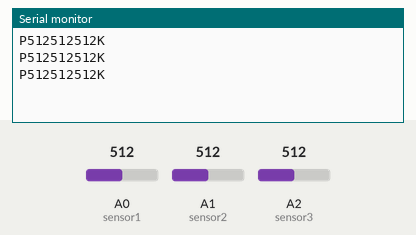
A sketch run on a simulated Arduino Uno, built with avr-gcc and run on an emulated ATmega328P. Shown: the last lines printed to the serial monitor. The test bench sets the inputs (shaded band); at power-on: A0 (sensor1) = 512, A1 (sensor2) = 512, A2 (sensor3) = 512.

Above: at 1.3 s.
1.4 s: A0 (sensor1) set to 716
At 1.9 s:
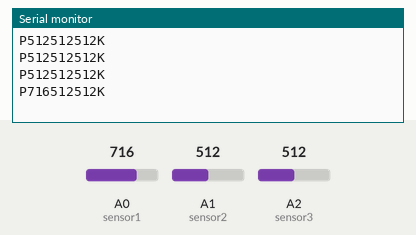
2.9 s: A1 (sensor2) set to 716
At 3.4 s:
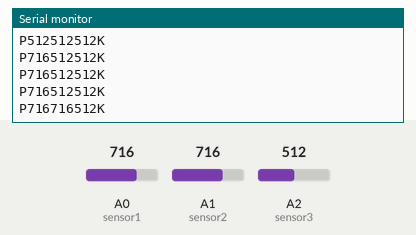
4.4 s: A2 (sensor3) set to 716
At 4.9 s:
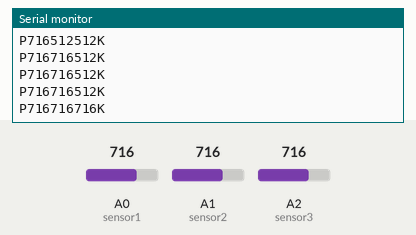
5.9 s: A0 (sensor1) set to 900
At 6.4 s:
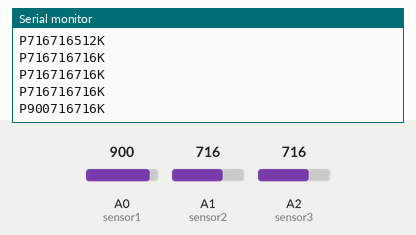
7.4 s: A1 (sensor2) set to 900
At 7.9 s:
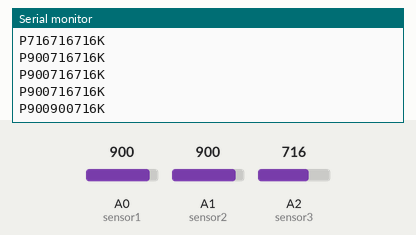
8.9 s: A2 (sensor3) set to 900
At 9.4 s:
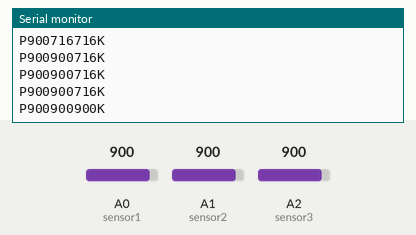
Timing chart, 0 to 11.4 s (numbered marks = the images above; inputs shaded):
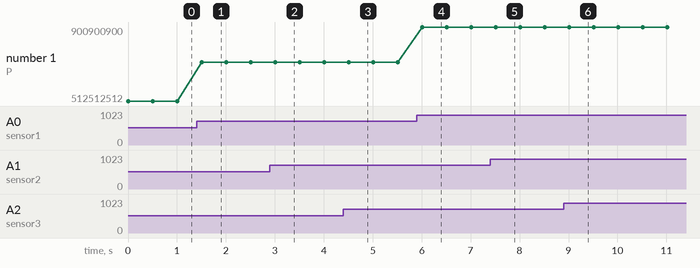

The sketch:

Programa_12_Clase_EscrituraSensores.ino
```cpp
int sensor1 = A0,sensor2 = A1,sensor3 = A2;

void setup() {
  Serial.begin(9600);
  Serial.setTimeout(10);
}

int sA,sB,sC;
void loop() {
  sA=analogRead(sensor1);
  sB=analogRead(sensor2);
  sC=analogRead(sensor3);

  //Armar la cadena que se enviara
  String cadena = "P"+String(sA)+""+String(sB)+""+String(sC)+"K";
  Serial.println(cadena);
  delay(500);
}
```

Measured:
- after the input at 1.4 s, the serial monitor: prints a new line after 0.10 s (image 1)
- after the input at 2.9 s, the serial monitor: prints a new line after 0.11 s (image 2)
- after the input at 4.4 s, the serial monitor: prints a new line after 0.11 s (image 3)
- after the input at 5.9 s, the serial monitor: prints a new line after 0.11 s (image 4)
- after the input at 7.4 s, the serial monitor: prints a new line after 0.11 s (image 5)
- after the input at 8.9 s, the serial monitor: prints a new line after 0.12 s (image 6)
- plotted number 1: 512512512 → 716512512 after the input at 1.4 s, 716512512 → 716716512 after the input at 2.9 s, 716716512 → 716716716 after the input at 4.4 s, 716716716 → 900716716 after the input at 5.9 s, 900716716 → 900900716 after the input at 7.4 s
